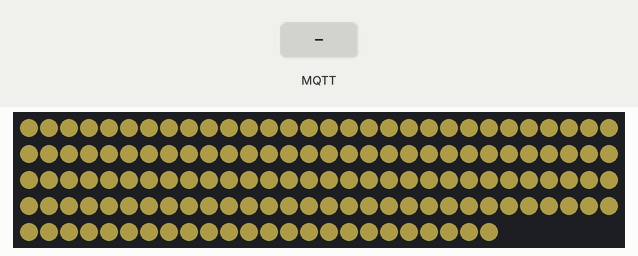
Bench run of a sketch on a simulated ESP8266 (NodeMCU). Shown: 144 RGB LEDs in strip order, left to right, continuing on the next row. The inputs (shaded band) are chosen by the test bench. Dim RGB values are drawn brighter than linear; WiFi joins after 1.5 s; servers stay silent unless stated; no MQTT or app messages arrive unless stated; what the sketch prints to the serial monitor is not drawn.

Above: at 2.7 s.
2.8 s: MQTT message "1" arrives on the first subscribed topic
4.3 s: MQTT message "on" arrives on the first subscribed topic
5.8 s: MQTT message "off" arrives on the first subscribed topic
Timing chart, 0 to 8.8 s (numbered marks = the images above; inputs shaded):
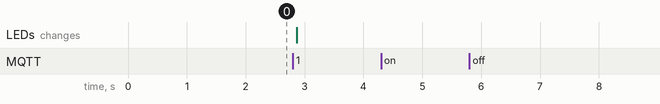

Measured:
- after the input at 4.3 s, every drawn part: stays the same
- after the input at 5.8 s, every drawn part: stays the same

The sketch:

LedCTRL.ino
```cpp
// Arduino side for YAAmbiC
// Significant amount of code for json and mqtt adapted from
// https://github.com/corbanmailloux/esp-mqtt-rgb-led/
#include <Adafruit_NeoPixel.h>
#include <ArduinoJson.h>
#include <ESP8266WiFi.h>
#include <PubSubClient.h>
#include <WiFiUdp.h>

#include "config.h"

const int BUFFER_SIZE = JSON_OBJECT_SIZE(20);

// bytes are convenient because rgb values go from 0->255 anyway
byte incomingPacket[CONFIG_NUMPIXELS * 3] = {0};  // buffer for incoming packets

// Maintained state for reporting to HA
byte red = 255;
byte green = 255;
byte blue = 255;
byte brightness = 255;

// Real values to write to the LEDs (ex. including brightness and calibration)
byte realRed = 0;
byte realGreen = 0;
byte realBlue = 0;
bool stateOn = false;
bool effect_ambient = false;

// UDP for ambient light mode
WiFiUDP Udp;
WiFiClient espClient;
// MQTT for normal usage
PubSubClient MQTTclient(espClient);
Adafruit_NeoPixel pixels =
    Adafruit_NeoPixel(CONFIG_NUMPIXELS, CONFIG_CTRL_PIN, NEO_GRB + NEO_KHZ800);

void setup() {
  Serial.begin(115200);
  Serial.println();
  // init the led pixels
  pixels.begin();
  pixels.clear();
  setup_rgb_default();
  setup_wifi();
  MQTTclient.setServer(CONFIG_MQTT_BROKER, CONFIG_MQTT_PORT);
  MQTTclient.setCallback(callback_MQTT);
}

void setup_rgb_default() {
  Serial.println("Setting RGB default values...");
  brightness = CONFIG_DEFAULT_BRIGHTNESS;
  set_real_rgb(CONFIG_DEFAULT_R, CONFIG_DEFAULT_G, CONFIG_DEFAULT_B);
  show_LED_uniform();
}

void setup_wifi() {
  Serial.printf("Connecting to %s ", CONFIG_WIFI_SSID);
  WiFi.begin(CONFIG_WIFI_SSID, CONFIG_WIFI_PWD);
  while (WiFi.status() != WL_CONNECTED) {
    delay(500);
    Serial.print(".");
  }
  Serial.println(" connected");
  Udp.begin(CONFIG_UDP_PORT);
  Serial.printf("Now listening at IP %s, UDP port %d\n",
                WiFi.localIP().toString().c_str(), CONFIG_UDP_PORT);
}

void reconnect_MQTT() {
  while (!MQTTclient.connected()) {
    Serial.println("Reconnecting MQTT...");
    if (!MQTTclient.connect(CONFIG_MQTT_CLIENTID)) {
      Serial.print("failed, rc=");
      Serial.print(MQTTclient.state());
      Serial.println(" retrying in 5 seconds");
      delay(5000);
    } else {
      MQTTclient.subscribe(CONFIG_MQTT_TOPIC_SET);
    }
  }
  Serial.println("MQTT Connected...");
}

void callback_MQTT(char *topic, byte *payload, unsigned int length) {
  Serial.print("Message arrived [");
  Serial.print(topic);
  Serial.print("] ");

  char message[length + 1];
  for (unsigned int i = 0; i < length; i++) {
    message[i] = (char)payload[i];
  }
  message[length] = '\0';
  Serial.println(message);

  if (!processJson(message)) {
    return;
  }

  if (stateOn) {
    // Update lights
    set_real_rgb(red, green, blue);
  } else {
    realRed = 0;
    realGreen = 0;
    realBlue = 0;
  }
  show_LED_uniform();
  sendState();
}

bool processJson(char *message) {
  DynamicJsonDocument root(BUFFER_SIZE);
  DeserializationError error = deserializeJson(root, message);
  if (error) {
    Serial.println("parseObject() failed");
    return false;
  }

  if (root.containsKey("state")) {
    if (strcmp(root["state"], "ON") == 0) {
      stateOn = true;
    } else if (strcmp(root["state"], "OFF") == 0) {
      stateOn = false;
    }
  }
  if (root.containsKey("color")) {
    red = root["color"]["r"];
    green = root["color"]["g"];
    blue = root["color"]["b"];
  }

  if (root.containsKey("brightness")) {
    brightness = root["brightness"];
  }
  if (root.containsKey("effect")) {
    if (strcmp(root["effect"], "ambient") == 0) {
      effect_ambient = true;
    } else {
      effect_ambient = false;
    }
  }
  return true;
}

void sendState() {
  DynamicJsonDocument root(BUFFER_SIZE);
  root["state"] = (stateOn) ? "ON" : "OFF";
  JsonObject color = root.createNestedObject("color");
  color["r"] = red;
  color["g"] = green;
  color["b"] = blue;
  root["brightness"] = brightness;
  root["effect"] = (effect_ambient) ? "ambient" : "rgb";
  char buffer[measureJson(root) + 1];
  serializeJson(root, buffer, sizeof(buffer));
  MQTTclient.publish(CONFIG_MQTT_TOPIC_STATE, buffer, true);
}

void set_real_rgb(byte r, byte g, byte b) {
  // map rgb values to brightness and color calibration
  realRed = map(r, 0, 255, 0, map(brightness, 0, 255, 0, CONFIG_RGBCALIB_R));
  realGreen = map(g, 0, 255, 0, map(brightness, 0, 255, 0, CONFIG_RGBCALIB_G));
  realBlue = map(b, 0, 255, 0, map(brightness, 0, 255, 0, CONFIG_RGBCALIB_B));
}

void show_LED_uniform() {
  // show all LEDS in the current RGB color (realRed, realGreen, realBlue)
  for (int i = 0; i < CONFIG_NUMPIXELS; i++) {
    pixels.setPixelColor(i, pixels.Color(realRed, realGreen, realBlue));
  }
  pixels.show();
}

void loop() {
  if (!MQTTclient.connected()) {
    reconnect_MQTT();
  }
  MQTTclient.loop();

  // listen for UDP packages when using ambient mode
  if (effect_ambient && stateOn) {
    int packetSize = Udp.parsePacket();
    if (packetSize) {
      // receive incoming UDP packets
      int len = Udp.read(incomingPacket, CONFIG_NUMPIXELS * 3);
      if (CONFIG_DEBUG) {
        Serial.printf("Received %d bytes from %s, port %d\n", packetSize,
                      Udp.remoteIP().toString().c_str(), Udp.remotePort());
        // this is just for printing since we already know how long the packet
        // is (-> n_leds)
        if (len > 0) {
          incomingPacket[len] = 0;
        }
        Serial.printf("UDP packet contents: %s\n", incomingPacket);
      }
      // pixel loop
      for (int i = 0; i < CONFIG_NUMPIXELS; i++) {
        set_real_rgb(incomingPacket[0 + (i * 3)], incomingPacket[1 + (i * 3)],
                     incomingPacket[2 + (i * 3)]);
        pixels.setPixelColor(i, pixels.Color(realRed, realGreen, realBlue));
      }
      pixels.show();  // This sends the updated pixel color to the hardware.
    }
  } else {
    delay(100);
  }
}
```

config.h
```cpp
#define CONFIG_CTRL_PIN 5     // Pin 5 is D1 on esp8266 dev board
#define CONFIG_NUMPIXELS 144  // 35 right 74 top 35 left

#define CONFIG_WIFI_SSID "wifi"
#define CONFIG_WIFI_PWD "1234"
#define CONFIG_MQTT_BROKER "192.168.178.1"
#define CONFIG_MQTT_PORT 1883

#define CONFIG_UDP_PORT 4210  // local port to listen on for ambient mode

// MQTT Topics
#define CONFIG_MQTT_CLIENTID "ESP8266Client_ambilight"
#define CONFIG_MQTT_TOPIC_STATE "light/ambient1"
#define CONFIG_MQTT_TOPIC_SET "light/ambient1/set"

// default when turning on device
#define CONFIG_DEFAULT_R 255
#define CONFIG_DEFAULT_G 255
#define CONFIG_DEFAULT_B 255
#define CONFIG_DEFAULT_BRIGHTNESS 50

// calibration, set to 255 255 255 for default
#define CONFIG_RGBCALIB_R 255
#define CONFIG_RGBCALIB_G 230
#define CONFIG_RGBCALIB_B 100

#define CONFIG_DEBUG 0
```
